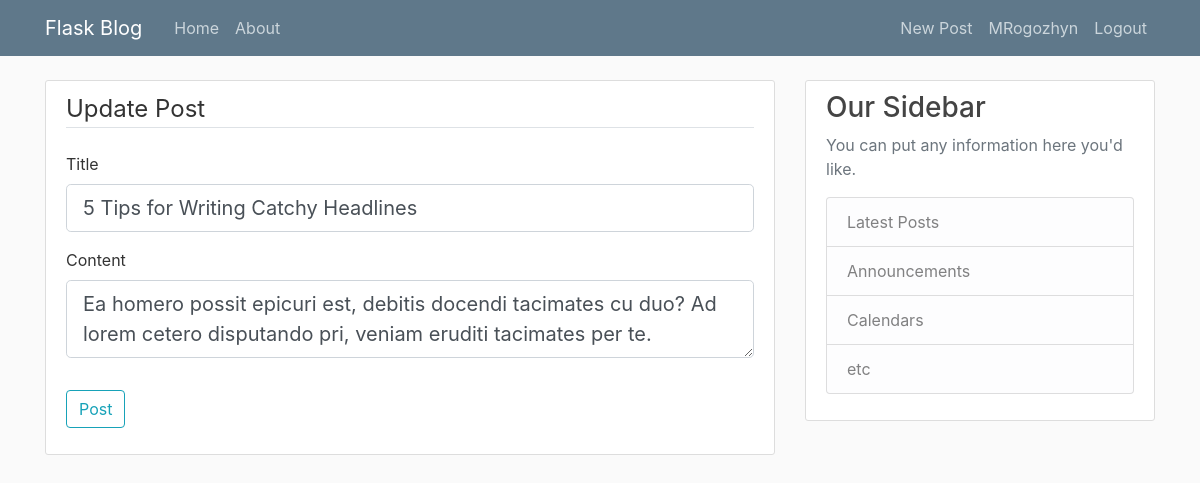
Page /post/26/update (signed in) on the committed database.
### flaskblog/models.py (models this page shows, shortened)
class User(db.Model, UserMixin):
    id = db.Column(db.Integer, primary_key=True)
    username = db.Column(db.String(20), unique=True, nullable=False)
    email = db.Column(db.String(120), unique=True, nullable=False)
    image_file = db.Column(db.String(20), nullable=False, default='default.jpg')
    password = db.Column(db.String(60), nullable=False)
    posts = db.relationship('Post', backref='author', lazy=True)

class Post(db.Model):
    id = db.Column(db.Integer, primary_key=True)
    title = db.Column(db.String(100), nullable=False)
    date_posted = db.Column(db.DateTime, nullable=False, default=datetime.utcnow)
    content = db.Column(db.Text, nullable=False)
    user_id = db.Column(db.Integer, db.ForeignKey('user.id'), nullable=False)

### flaskblog/routes.py (the view)
@app.route("/post/<int:post_id>/update", methods=['GET', 'POST'])
@login_required
def update_post(post_id):
    post = Post.query.get_or_404(post_id)
    if post.author != current_user:
        abort(403)
    form = PostForm()
    if form.validate_on_submit():
        post.title = form.title.data
        post.content = form.content.data
        db.session.commit()
        flash('Your post has been updated!', 'success')
        return redirect(url_for('post', post_id=post.id))
    elif request.method == 'GET':
        form.title.data = post.title
        form.content.data = post.content
    return render_template('create_post.html', title='Update Post', form=form, legend='Update Post')

### flaskblog/forms.py
class PostForm(FlaskForm):
    title = StringField('Title', validators=[DataRequired()])
    content = TextAreaField('Content', validators=[DataRequired()])
    submit = SubmitField('Post')

### flaskblog/models.py (called while the page is built)
@login_manager.user_loader
def load_user(user_id):
    return User.query.get(int(user_id))

### flaskblog/templates/create_post.html (shortened to what this page needs)
{% extends "layout.html" %}
{% block content %}
    <div class="content-section">
        <form method="POST" action="">
            <fieldset class="form-group">
                <legend class="border-bottom mb-4">{{ legend }}</legend>
                <div class="form-group">
                    {{ form.title.label(class="form-control-label") }}
                    {% if form.title.errors %}
                        {{ form.title(class="form-control form-control-lg is-invalid") }}
                        <div class="invalid-feedback">
                            {% for error in form.title.errors %}
                                <span>{{ error }}</span>
                            {% endfor %}
                        </div>
                    {% else %}
                        {{ form.title(class="form-control form-control-lg") }}
                    {% endif %}
                </div>
                <div class="form-group">
                    {{ form.content.label(class="form-control-label") }}
                    {% if form.content.errors %}
                        {{ form.content(class="form-control form-control-lg is-invalid") }}
                        <div class="invalid-feedback">
                            {% for error in form.content.errors %}
                                <span>{{ error }}</span>
                            {% endfor %}
                        </div>
                    {% else %}
                        {{ form.content(class="form-control form-control-lg") }}
                    {% endif %}
                </div>
            </fieldset>
            <div class="form-group">
                {{ form.submit(class="btn btn-outline-info") }}
            </div>
        </form>
    </div>
{% endblock content %}

### flaskblog/templates/layout.html (shortened to what this page needs)
<!DOCTYPE html>
<html>
<head>
    <link rel="stylesheet" href="https://maxcdn.bootstrapcdn.com/bootstrap/4.0.0/css/bootstrap.min.css">
    <link rel="stylesheet" type="text/css" href="{{ url_for('static', filename='main.css') }}">
</head>
<body>
    <header class="site-header">
      <nav class="navbar navbar-expand-md navbar-dark bg-steel fixed-top">
        <div class="container">
          <a class="navbar-brand mr-4" href="/">Flask Blog</a>
          <div class="collapse navbar-collapse" id="navbarToggle">
            <div class="navbar-nav mr-auto">
              <a class="nav-item nav-link" href="{{ url_for('home') }}">Home</a>
              <a class="nav-item nav-link" href="{{ url_for('about') }}">About</a>
            </div>
            <div class="navbar-nav">
                {% if current_user.is_authenticated %}
                  <a class="nav-item nav-link" href="{{ url_for('new_post') }}">New Post</a>
                  <a class="nav-item nav-link" href="{{ url_for('account') }}">{{ current_user.username }}</a>
                  <a class="nav-item nav-link" href="{{ url_for('logout') }}">Logout</a>
                {% else %}
                  <a class="nav-item nav-link" href="{{ url_for('login') }}">Login</a>
                  <a class="nav-item nav-link" href="{{ url_for('register') }}">Register</a>
                {% endif %}
            </div>
          </div>
        </div>
      </nav>
    </header>
    <main role="main" class="container">
      <div class="row">
        <div class="col-md-8">
          {% block content %}{% endblock %}
        </div>
        <div class="col-md-4">
          <div class="content-section">
            <h3>Our Sidebar</h3>
            <p class='text-muted'>You can put any information here you'd like.
              <ul class="list-group">
                <li class="list-group-item list-group-item-light">Latest Posts</li>
                <li class="list-group-item list-group-item-light">Announcements</li>
                <li class="list-group-item list-group-item-light">Calendars</li>
                <li class="list-group-item list-group-item-light">etc</li>
              </ul>
            </p>
          </div>
        </div>
      </div>
    </main>
</body>
</html>

### flaskblog/static/main.css (style rules this page uses)
body { background: #fafafa; color: #333333; margin-top: 5rem; }
h1, h2, h3, h4, h5, h6 { color: #444444; }
.bg-steel { background-color: #5f788a; }
.site-header .navbar-nav .nav-link { color: #cbd5db; }
.content-section { background: #ffffff; padding: 10px 20px; border: 1px solid #dddddd; border-radius: 3px; margin-bottom: 20px; }

### rows in the picture
User: username "MRogozhyn"
Post: title "5 Tips for Writing Catchy Headlines", content "Ea homero possit epicuri est, debitis docendi tacimates cu duo? Ad lorem cetero disputando pri, veniam eruditi tacimates per te."

### other values in the picture
{{ legend }} "Update Post"
